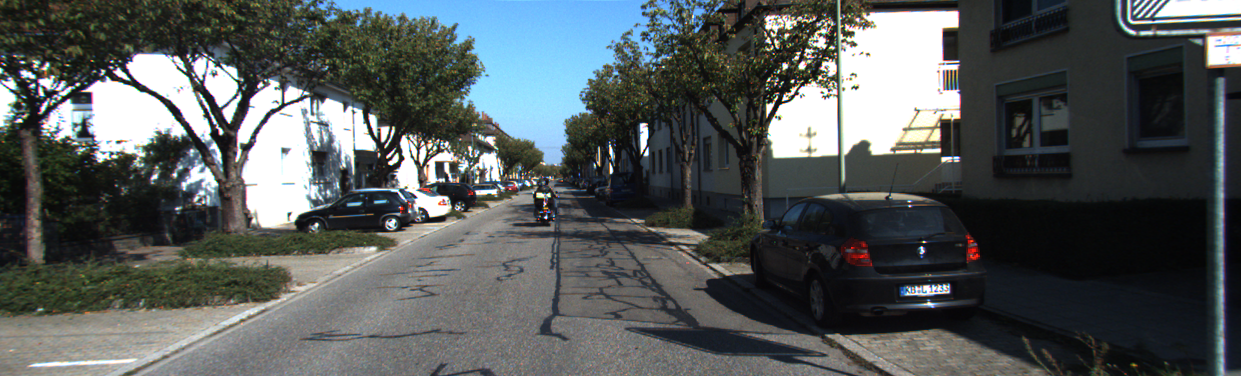
#> input picture data/kitti/001.png, 1241 x 376 px; its folder holds 3 pictures in this run
$ python main.py
#> lines starting #> are read from the running program, lines starting #| are printed output that depends on the picture
### script/visual_odometry/visual_odometry.py
import cv2
import numpy as np
import os
import matplotlib.pyplot as plt
import time

def run_visual_odometry(data_path):
#> called with data_path = 'data/kitti'
    images = sorted(os.listdir(data_path))
    images = [os.path.join(data_path, img) for img in images]

    if len(images) < 2:
        print("Not enough images")
        return []

    orb = cv2.ORB_create(2000)
    bf = cv2.BFMatcher(cv2.NORM_HAMMING, crossCheck=True)

    pose = np.eye(4)
    trajectory = []

    prev_time = time.time()

    print("Running Visual Odometry...")

    for i in range(len(images) - 1):
        img1 = cv2.imread(images[i], 0)
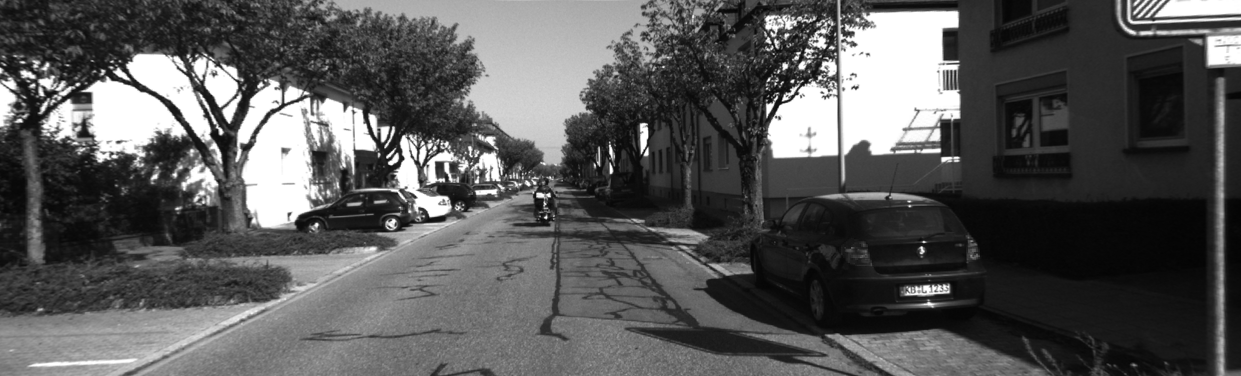
#> img1: shape (376, 1241); min 3, max 255, mean 87.7
        img2 = cv2.imread(images[i+1], 0)
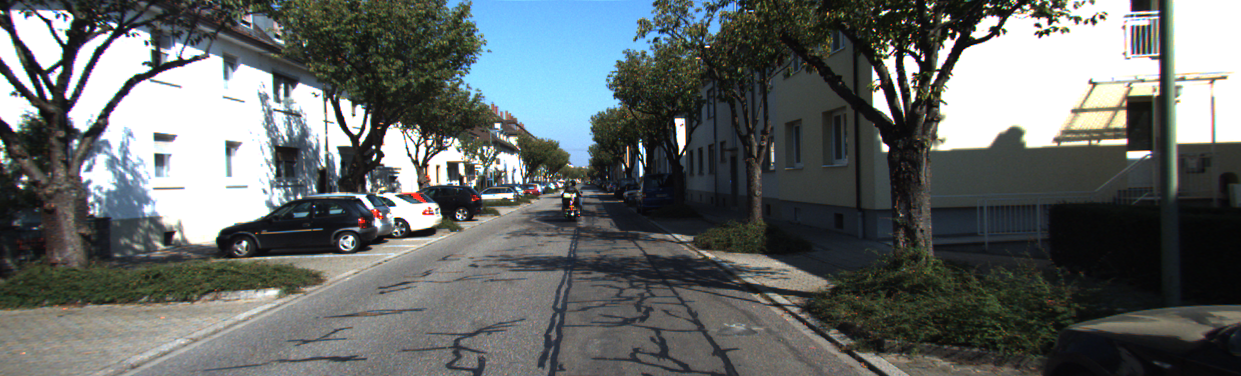
#> input picture data/kitti/0010.png, 1241 x 376 px
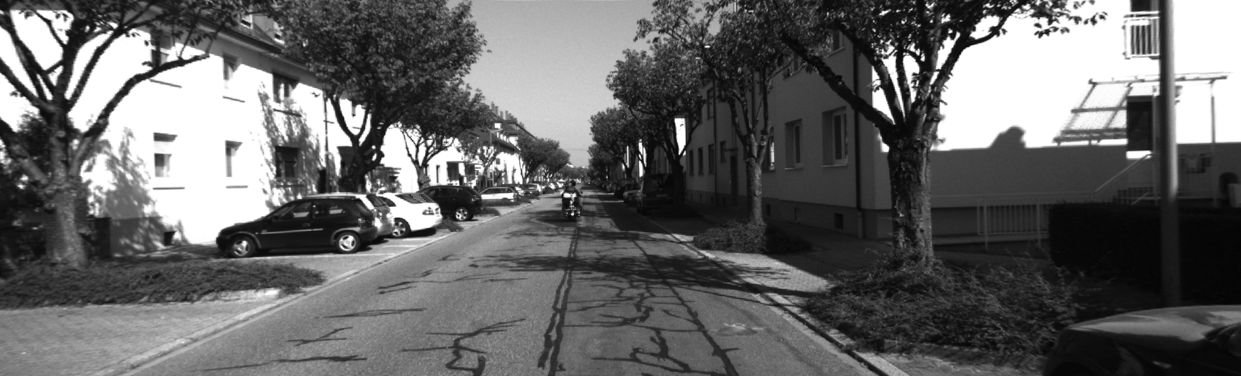
#> img2: shape (376, 1241); min 4, max 255, mean 102.3

        if img1 is None or img2 is None:
            print(f"Skipping frame {i}")
            continue

        # Detect features
        kp1, des1 = orb.detectAndCompute(img1, None)
#> kp1 = 2000 keypoints; strongest (x, y, size): (389, 162, 31), (783, 99, 31), (784, 98, 37.2), (538, 194, 37.2)
        kp2, des2 = orb.detectAndCompute(img2, None)
#> kp2 = 2000 keypoints; strongest (x, y, size): (353, 139, 64.3), (922, 59, 31), (917, 53, 31), (952, 38, 31)

        if des1 is None or des2 is None:
            continue

        # Match features
        matches = bf.match(des1, des2)
#> matches = 577 matches
        matches = sorted(matches, key=lambda x: x.distance)

        good_matches = matches[:100]
#> good_matches = 100 matches

        pts1 = np.float32([kp1[m.queryIdx].pt for m in good_matches])
#> pts1 = 100 pairs, first value 39.6 to 944, second value 54 to 293
        pts2 = np.float32([kp2[m.trainIdx].pt for m in good_matches])
#> pts2 = 100 pairs, first value 61 to 1156.8, second value 32 to 243.6

        # Essential matrix
        E, _ = cv2.findEssentialMat(pts1, pts2, focal=1.0, pp=(0., 0.))
#> E = [[-1.83e-06, -0.00115, 0.209], [0.0012, 2.75e-05, -0.675], [-0.217, 0.673, -1.86e-06]]

        if E is None:
            continue

        # Recover pose
        _, R, t, _ = cv2.recoverPose(E, pts1, pts2)
#> R = [[1, 0.0117, 7.32e-05], [-0.0117, 1, 1.99e-05], [-7.29e-05, -2.08e-05, 1]]; t = [-0.955, -0.296, -0.00163]

        # Transformation matrix
        T = np.eye(4)
        T[:3, :3] = R
        T[:3, 3] = t.flatten()

        # Update pose
        pose = pose @ T

        # Save trajectory (X, Z)
        trajectory.append((pose[0, 3], pose[2, 3]))

        # -------- FPS FIX --------
        current_time = time.time()
        delta = current_time - prev_time

        if delta > 0:
            fps = 1.0 / delta
        else:
            fps = 0

        prev_time = current_time

        print(f"Frame {i} | FPS: {fps:.2f}")
#> pass 2 of the loop in run_visual_odometry, `for i in range(len(images) - 1):`:
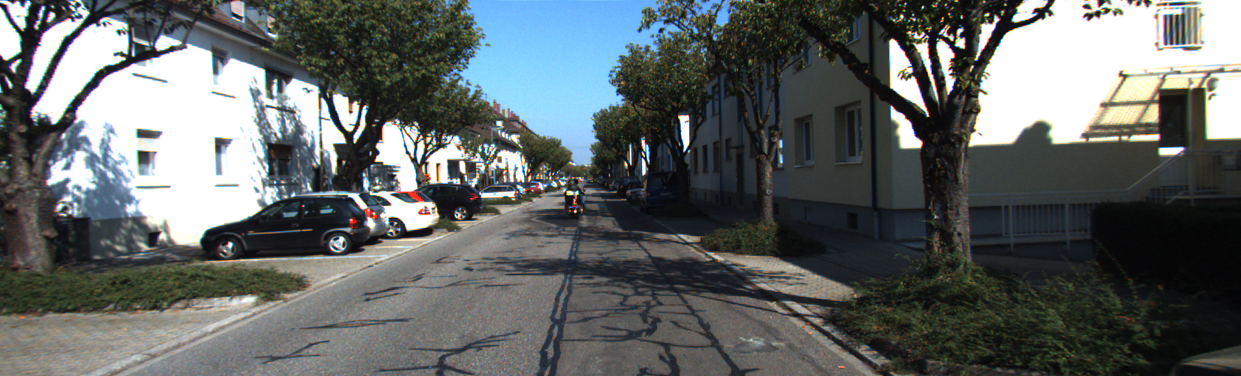
#> input picture data/kitti/0011.png, 1241 x 376 px
#> in run_visual_odometry, `img2 = cv2.imread(images[i+1], 0)`:
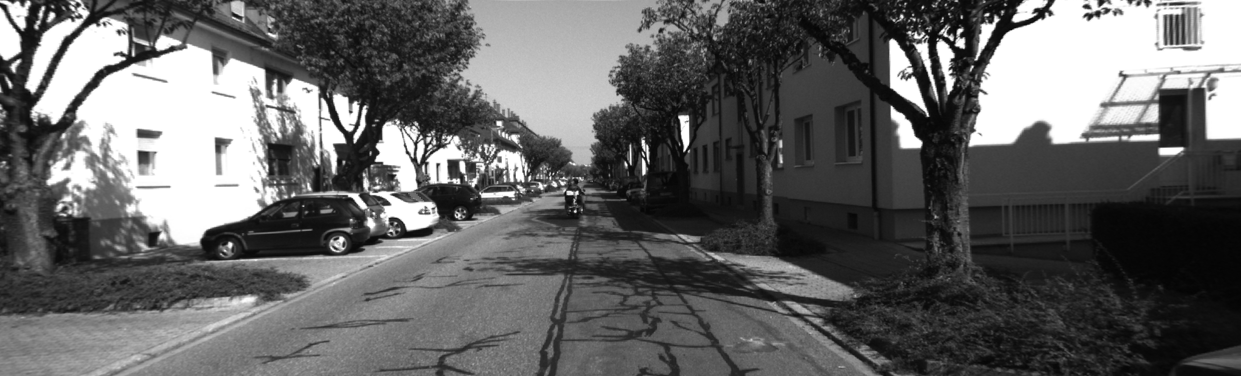
#> img2: shape (376, 1241); min 3, max 255, mean 99.8
#> kp1 has the same summary as kp2
#> kp2 = 2000 keypoints; strongest (x, y, size): (568, 192, 31), (349, 128, 53.6), (350, 130, 44.6), (346, 126, 64.3)
#> matches = 1145 matches
#> pts1 = 100 pairs, first value 154 to 1130.4, second value 80.4 to 247.7
#> pts2 = 100 pairs, first value 138 to 1162.8, second value 72.58 to 249.1
#> E = [[1.78e-06, -0.00142, 0.289], [0.00142, -5.43e-06, -0.645], [-0.29, 0.645, -9.36e-06]]
#> R = [[1, 0.00201, 3.68e-06], [-0.00201, 1, -1.29e-05], [-3.71e-06, 1.28e-05, 1]]; t = [-0.913, -0.409, -0.00201]

    # Convert to numpy
    trajectory = np.array(trajectory)

    # -------- PLOT --------
    plt.figure(figsize=(6, 6))
    plt.plot(trajectory[:, 0], trajectory[:, 1], marker='o', color='blue')

    # Add direction arrows
    for i in range(1, len(trajectory)):
        plt.arrow(
            trajectory[i-1, 0], trajectory[i-1, 1],
            trajectory[i, 0] - trajectory[i-1, 0],
            trajectory[i, 1] - trajectory[i-1, 1],
            head_width=0.05,
            color='blue'
        )

    plt.title("Visual Odometry Trajectory")
    plt.xlabel("X")
    plt.ylabel("Z")
    plt.grid()
    plt.show()
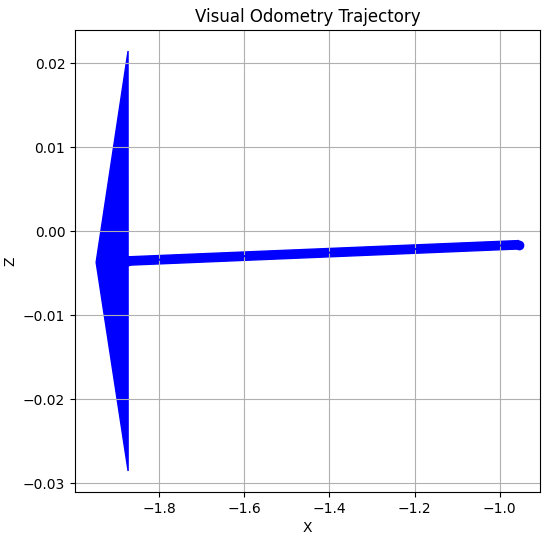
#> figure drawn by matplotlib, 1 panel

    return trajectory


# [2 lines that do not run on import are left out]

### script/mapping/mapping1.py
import numpy as np
import matplotlib.pyplot as plt

def create_map(trajectory):
    # Create map
    map_img = np.zeros((500, 500))

    x_vals = []
    z_vals = []

    for x, z in trajectory:
        # Scale and center
        px = int(x * 50 + 250)
        pz = int(z * 50 + 250)

        if 0 <= px < 500 and 0 <= pz < 500:
            map_img[pz, px] = 255
            x_vals.append(px)
            z_vals.append(pz)

    # Plot map
    plt.figure(figsize=(6, 6))
    plt.imshow(map_img, cmap='gray')

    # Plot trajectory line
    plt.plot(x_vals, z_vals, color='blue', linewidth=2, label="Trajectory")

    # Mark start point
    if len(x_vals) > 0:
        plt.scatter(x_vals[0], z_vals[0], c='green', s=50, label="Start")

    # Mark end point
    if len(x_vals) > 0:
        plt.scatter(x_vals[-1], z_vals[-1], c='red', s=50, label="End")

    plt.title("2D Map from Visual Odometry")
    plt.xlabel("X")
    plt.ylabel("Z")
    plt.legend()
    plt.grid()

    plt.show()
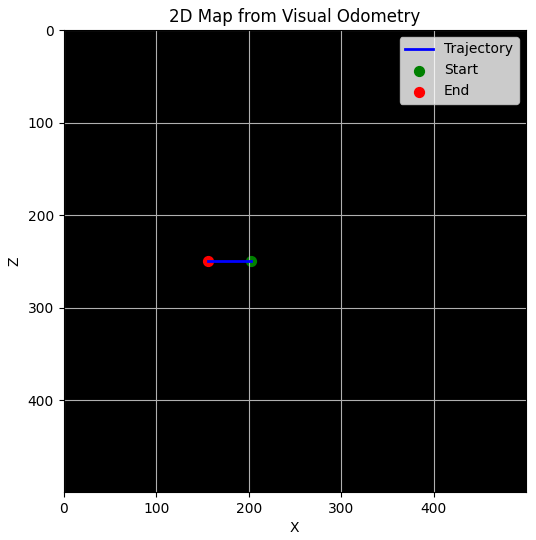
#> figure drawn by matplotlib, 1 panel


### script/path_planning/path_planning1.py
import numpy as np
import matplotlib.pyplot as plt
import heapq

def astar(grid, start, goal):
#> called with start = (10, 10), goal = (40, 40)
    open_set = []
    heapq.heappush(open_set, (0, start))
    came_from = {}
    g_score = {start: 0}

    def heuristic(a, b):
        return abs(a[0]-b[0]) + abs(a[1]-b[1])

    while open_set:
        _, current = heapq.heappop(open_set)

        if current == goal:
            path = []
            while current in came_from:
                path.append(current)
                current = came_from[current]
            return path[::-1]

        for dx, dy in [(-1,0),(1,0),(0,-1),(0,1)]:
            neighbor = (current[0]+dx, current[1]+dy)

            if 0 <= neighbor[0] < grid.shape[0] and 0 <= neighbor[1] < grid.shape[1]:
                if grid[neighbor] == 1:
                    continue

                temp_g = g_score[current] + 1

                if neighbor not in g_score or temp_g < g_score[neighbor]:
                    g_score[neighbor] = temp_g
                    f = temp_g + heuristic(neighbor, goal)
                    heapq.heappush(open_set, (f, neighbor))
                    came_from[neighbor] = current

    return []

def demo_path():
    grid = np.zeros((50, 50))

    # Add obstacle (wall)
    grid[20:30, 25] = 1

    start = (10, 10)
    goal = (40, 40)

    path = astar(grid, start, goal)

    plt.figure(figsize=(6, 6))

    # Show grid
    plt.imshow(grid, cmap='gray')

    # Draw path (line)
    if path:
        x = [p[1] for p in path]
        y = [p[0] for p in path]
        plt.plot(x, y, color='blue', linewidth=2, label="Path")

        # Draw points
        for p in path:
            plt.scatter(p[1], p[0], c='red', s=10)

    # Mark start
    plt.scatter(start[1], start[0], c='green', s=80, label="Start")

    # Mark goal
    plt.scatter(goal[1], goal[0], c='yellow', s=80, label="Goal")

    plt.title("A* Path Planning")
    plt.xlabel("X")
    plt.ylabel("Y")
    plt.legend()
    plt.grid()

    plt.show()
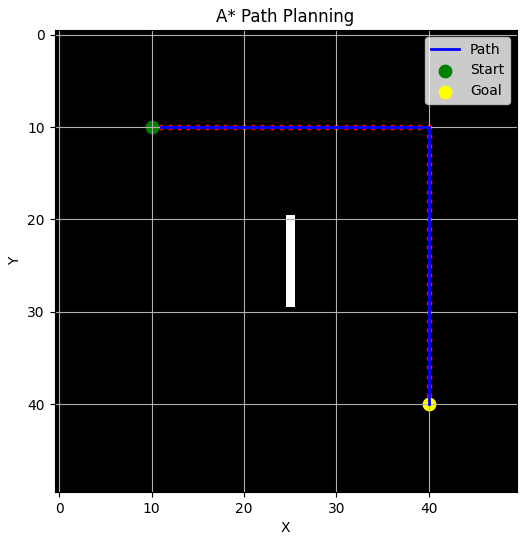
#> figure drawn by matplotlib, 1 panel

# [2 lines that do not run on import are left out]

### main.py
import os

from script.visual_odometry.visual_odometry import run_visual_odometry
from script.mapping.mapping1 import create_map
from script.path_planning.path_planning1 import demo_path

def main():
    # Correct path (IMPORTANT)
    DATA_PATH = os.path.join("data", "kitti")

    # Check if dataset exists
    if not os.path.exists(DATA_PATH):
        print("❌ Dataset path not found:", DATA_PATH)
        return

    print("🚀 Starting ViBot-S Simulation Pipeline...\n")

    # Step 1: Visual Odometry
    print("📍 Running Visual Odometry...")
    trajectory = run_visual_odometry(DATA_PATH)

    if trajectory is None or len(trajectory) == 0:
        print("❌ No trajectory generated.")
        return

    # Step 2: Mapping
    print("🗺️ Generating Map...")
    create_map(trajectory)

    # Step 3: Path Planning
    print("🧭 Running Path Planning...")
    demo_path()

    print("\n✅ Pipeline Completed Successfully!")

if __name__ == "__main__":
    main()
